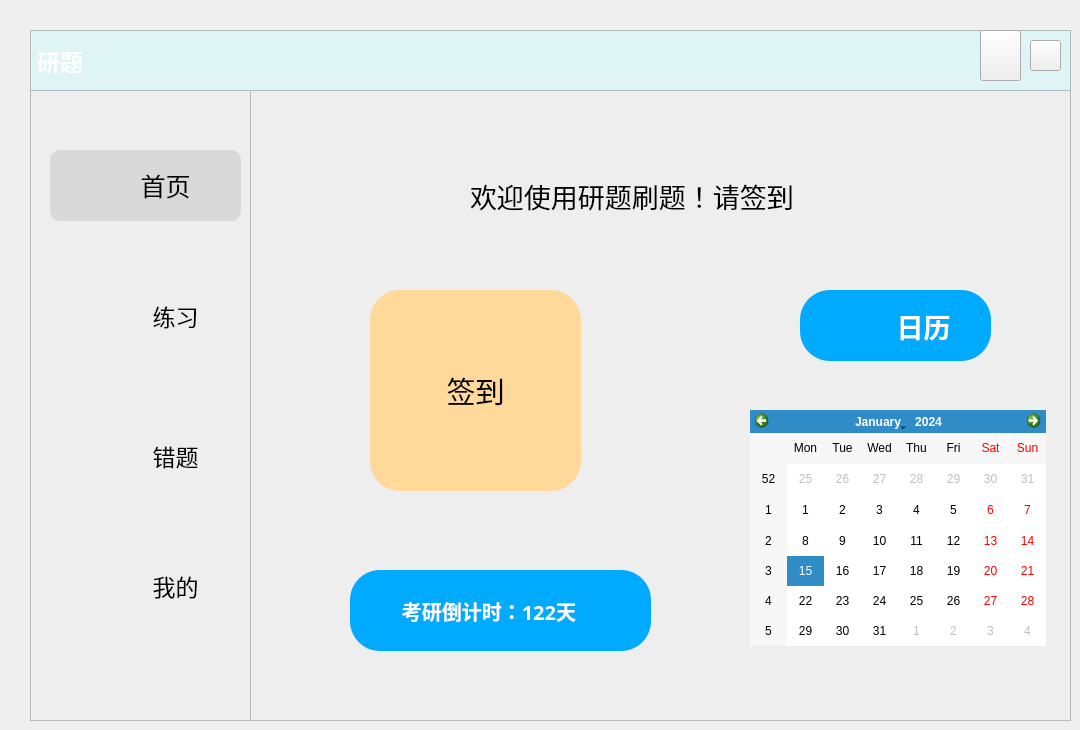
   <widget class="QWidget" name="page">
    <widget class="QLabel" name="label_right">
     <property name="enabled">
      <bool>true</bool>
     </property>
     <property name="geometry">
      <rect>
       <x>250</x>
       <y>30</y>
       <width>821</width>
       <height>691</height>
      </rect>
     </property>
     <property name="styleSheet">
      <string notr="true">QFrame{
	background-color: rgb(238, 238, 238);
}</string>
     </property>
     <property name="frameShape">
      <enum>QFrame::StyledPanel</enum>
     </property>
     <property name="frameShadow">
      <enum>QFrame::Sunken</enum>
     </property>
     <property name="text">
      <string/>
     </property>
    </widget>
    <widget class="QLabel" name="label_sign">
     <property name="geometry">
      <rect>
       <x>450</x>
       <y>430</y>
       <width>51</width>
       <height>51</height>
      </rect>
     </property>
     <property name="styleSheet">
      <string notr="true">image: url(:/新前缀/签到.png);</string>
     </property>
     <property name="text">
      <string/>
     </property>
    </widget>
    <widget class="QPushButton" name="bt_sign_in">
     <property name="geometry">
      <rect>
       <x>370</x>
       <y>290</y>
       <width>211</width>
       <height>201</height>
      </rect>
     </property>
     <property name="font">
      <font>
       <family>微软雅黑</family>
       <pointsize>22</pointsize>
      </font>
     </property>
     <property name="cursor">
      <cursorShape>PointingHandCursor</cursorShape>
     </property>
     <property name="styleSheet">
      <string notr="true">QPushButton{
	background-color: rgb(255, 217, 154);
	border-radius:30px

}
QPushButton:hover{
	background-color: rgb(255, 217, 180);
	border-radius:30px

}
QPushButton:pressed{
	background-color: rgb(255, 180, 154);
}</string>
     </property>
     <property name="text">
      <string>签到</string>
     </property>
    </widget>
    <widget class="QCalendarWidget" name="calendarWidget">
     <property name="geometry">
      <rect>
       <x>750</x>
       <y>410</y>
       <width>296</width>
       <height>236</height>
      </rect>
     </property>
     <property name="cursor">
      <cursorShape>ArrowCursor</cursorShape>
     </property>
    </widget>
    <widget class="QPushButton" name="Bt_minimise">
     <property name="geometry">
      <rect>
       <x>980</x>
       <y>30</y>
       <width>41</width>
       <height>51</height>
      </rect>
     </property>
     <property name="styleSheet">
      <string notr="true">
QPushButton{
	
	border-image: url(:/新前缀/最小化.png);
}
QPushButton:hover{
	background-color: rgb(217, 217, 217);
	border-radius:30px
}
QPushButton:pressed{
	padding-left:5px;
	padding-top:5px;
}</string>
     </property>
     <property name="text">
      <string/>
     </property>
     <property name="icon">
      <iconset>
       <normaloff>:/icon/res/icon/最小化.png</normaloff>:/icon/res/icon/最小化.png</iconset>
     </property>
    </widget>
    <widget class="QPushButton" name="Bt_calendar">
     <property name="geometry">
      <rect>
       <x>800</x>
       <y>290</y>
       <width>191</width>
       <height>71</height>
      </rect>
     </property>
     <property name="font">
      <font>
       <family>微软雅黑</family>
       <pointsize>20</pointsize>
       <weight>75</weight>
       <bold>true</bold>
      </font>
     </property>
     <property name="cursor">
      <cursorShape>ArrowCursor</cursorShape>
     </property>
     <property name="styleSheet">
      <string notr="true">QPushButton{
	background-color: rgb(0, 170, 255);
	color: rgb(255, 255, 255);
	border-radius:30px

}
</string>
     </property>
     <property name="text">
      <string>        日历</string>
     </property>
    </widget>
    <widget class="QLabel" name="label_welcome">
     <property name="geometry">
      <rect>
       <x>470</x>
       <y>140</y>
       <width>411</width>
       <height>111</height>
      </rect>
     </property>
     <property name="font">
      <font>
       <family>微软雅黑</family>
       <pointsize>20</pointsize>
      </font>
     </property>
     <property name="text">
      <string>欢迎使用研题刷题！请签到</string>
     </property>
    </widget>
    <widget class="QLabel" name="head_background">
     <property name="geometry">
      <rect>
       <x>30</x>
       <y>30</y>
       <width>1041</width>
       <height>61</height>
      </rect>
     </property>
     <property name="font">
      <font>
       <family>微软雅黑</family>
       <pointsize>17</pointsize>
       <weight>75</weight>
       <bold>true</bold>
      </font>
     </property>
     <property name="styleSheet">
      <string notr="true">background-color: rgb(222, 244, 245);
background-image: url(:/新前缀/背景1.png);
color: rgb(255, 255, 255);</string>
     </property>
     <property name="frameShape">
      <enum>QFrame::StyledPanel</enum>
     </property>
     <property name="frameShadow">
      <enum>QFrame::Sunken</enum>
     </property>
     <property name="text">
      <string>研题</string>
     </property>
    </widget>
    <widget class="QLabel" name="label_piccount">
     <property name="geometry">
      <rect>
       <x>360</x>
       <y>580</y>
       <width>51</width>
       <height>51</height>
      </rect>
     </property>
     <property name="styleSheet">
      <string notr="true">image: url(:/新前缀/倒计时.png);</string>
     </property>
     <property name="text">
      <string/>
     </property>
    </widget>
    <widget class="QLabel" name="label_numcount">
     <property name="geometry">
      <rect>
       <x>350</x>
       <y>570</y>
       <width>301</width>
       <height>81</height>
      </rect>
     </property>
     <property name="font">
      <font>
       <family>微软雅黑</family>
       <pointsize>15</pointsize>
       <weight>75</weight>
       <bold>true</bold>
      </font>
     </property>
     <property name="styleSheet">
      <string notr="true">background-color: rgb(0, 170, 255);
color: rgb(255, 255, 255);
border-radius:30px</string>
     </property>
     <property name="frameShape">
      <enum>QFrame::NoFrame</enum>
     </property>
     <property name="text">
      <string>          考研倒计时：122天</string>
     </property>
    </widget>
    <widget class="QPushButton" name="Bt_exit">
     <property name="geometry">
      <rect>
       <x>1030</x>
       <y>40</y>
       <width>31</width>
       <height>31</height>
      </rect>
     </property>
     <property name="styleSheet">
      <string notr="true">

QPushButton{
	
	border-image: url(:/新前缀/关闭窗口.png);
	

}
QPushButton:hover{
	
	background-color: rgb(255, 0, 0);
	border-radius:30px
}
QPushButton:pressed{
	padding-left:5px;
	padding-top:5px;
}</string>
     </property>
     <property name="text">
      <string/>
     </property>
    </widget>
    <widget class="QFrame" name="frame_left">
     <property name="geometry">
      <rect>
       <x>30</x>
       <y>30</y>
       <width>221</width>
       <height>691</height>
      </rect>
     </property>
     <property name="styleSheet">
      <string notr="true">QFrame{
	background-color: rgb(238, 238, 238);
	
}</string>
     </property>
     <property name="frameShape">
      <enum>QFrame::StyledPanel</enum>
     </property>
     <property name="frameShadow">
      <enum>QFrame::Sunken</enum>
     </property>
     <property name="lineWidth">
      <number>0</number>
     </property>
     <widget class="QPushButton" name="Bt_wrong">
      <property name="geometry">
       <rect>
        <x>80</x>
        <y>390</y>
        <width>131</width>
        <height>71</height>
       </rect>
      </property>
      <property name="font">
       <font>
        <family>微软雅黑</family>
        <pointsize>17</pointsize>
       </font>
      </property>
      <property name="cursor">
       <cursorShape>PointingHandCursor</cursorShape>
      </property>
      <property name="styleSheet">
       <string notr="true">QPushButton{
	border-radius:30px

}
QPushButton:hover{
	background-color: rgb(217, 217, 217);
	border-radius:30px

}
QPushButton:pressed{
padding-left:5px;
	padding-top:5px;
	background-color: rgb(242, 255, 254);
}</string>
      </property>
      <property name="text">
       <string>错题</string>
      </property>
     </widget>
     <widget class="QFrame" name="frame_chosen">
      <property name="geometry">
       <rect>
        <x>20</x>
        <y>120</y>
        <width>191</width>
        <height>71</height>
       </rect>
      </property>
      <property name="font">
       <font>
        <family>微软雅黑</family>
       </font>
      </property>
      <property name="styleSheet">
       <string notr="true">background-color: rgb(217, 217, 217);
border-radius:10px;
</string>
      </property>
      <property name="frameShape">
       <enum>QFrame::StyledPanel</enum>
      </property>
      <property name="frameShadow">
       <enum>QFrame::Raised</enum>
      </property>
      <widget class="QPushButton" name="Bt_main">
       <property name="geometry">
        <rect>
         <x>50</x>
         <y>0</y>
         <width>131</width>
         <height>71</height>
        </rect>
       </property>
       <property name="font">
        <font>
         <family>微软雅黑</family>
         <pointsize>19</pointsize>
         <weight>50</weight>
         <italic>false</italic>
         <bold>false</bold>
         <underline>false</underline>
         <strikeout>false</strikeout>
        </font>
       </property>
       <property name="cursor">
        <cursorShape>PointingHandCursor</cursorShape>
       </property>
       <property name="styleSheet">
        <string notr="true">QPushButton{
	color: rgb(0, 0, 0);
	color: rgb(0, 0, 0);
	border-radius:30px
}
QPushButton:pressed{
	padding-left:5px;
	padding-top:5px;
}
</string>
       </property>
       <property name="text">
        <string>首页</string>
       </property>
      </widget>
      <widget class="QLabel" name="label_main">
       <property name="geometry">
        <rect>
         <x>0</x>
         <y>10</y>
         <width>61</width>
         <height>51</height>
        </rect>
       </property>
       <property name="styleSheet">
        <string notr="true">image: url(:/新前缀/首页.png);</string>
       </property>
       <property name="text">
        <string/>
       </property>
      </widget>
     </widget>
     <widget class="QPushButton" name="Bt_mine">
      <property name="geometry">
       <rect>
        <x>80</x>
        <y>520</y>
        <width>131</width>
        <height>71</height>
       </rect>
      </property>
      <property name="font">
       <font>
        <family>微软雅黑</family>
        <pointsize>17</pointsize>
        <weight>50</weight>
        <bold>false</bold>
       </font>
      </property>
      <property name="cursor">
       <cursorShape>PointingHandCursor</cursorShape>
      </property>
      <property name="styleSheet">
       <string notr="true">QPushButton{
	border-radius:30px

}
QPushButton:hover{
	background-color: rgb(217, 217, 217);
	border-radius:30px

}
QPushButton:pressed{
padding-left:5px;
	padding-top:5px;
	background-color: rgb(242, 255, 254);
}</string>
      </property>
      <property name="text">
       <string>我的</string>
      </property>
     </widget>
     <widget class="QPushButton" name="Bt_exercise">
      <property name="geometry">
       <rect>
        <x>80</x>
        <y>250</y>
        <width>131</width>
        <height>71</height>
       </rect>
      </property>
      <property name="font">
       <font>
        <family>微软雅黑</family>
        <pointsize>17</pointsize>
        <weight>50</weight>
        <bold>false</bold>
       </font>
      </property>
      <property name="cursor">
       <cursorShape>PointingHandCursor</cursorShape>
      </property>
      <property name="styleSheet">
       <string notr="true">QPushButton{
	border-radius:30px

}
QPushButton:hover{
	background-color: rgb(217, 217, 217);
	border-radius:30px
}
QPushButton:pressed{
padding-left:5px;
	padding-top:5px;
	background-color: rgb(242, 255, 254);
}
</string>
      </property>
      <property name="text">
       <string>练习</string>
      </property>
     </widget>
     <widget class="QLabel" name="label_exercise">
      <property name="geometry">
       <rect>
        <x>20</x>
        <y>260</y>
        <width>61</width>
        <height>51</height>
       </rect>
      </property>
      <property name="styleSheet">
       <string notr="true">image: url(:/新前缀/练习.png);</string>
      </property>
      <property name="text">
       <string/>
      </property>
     </widget>
     <widget class="QLabel" name="label_wrong">
      <property name="geometry">
       <rect>
        <x>20</x>
        <y>400</y>
        <width>61</width>
        <height>51</height>
       </rect>
      </property>
      <property name="styleSheet">
       <string notr="true">image: url(:/新前缀/错题.png);</string>
      </property>
      <property name="text">
       <string/>
      </property>
     </widget>
     <widget class="QLabel" name="label_mine">
      <property name="geometry">
       <rect>
        <x>20</x>
        <y>530</y>
        <width>61</width>
        <height>51</height>
       </rect>
      </property>
      <property name="styleSheet">
       <string notr="true">image: url(:/新前缀/我的.png);</string>
      </property>
      <property name="text">
       <string/>
      </property>
     </widget>
    </widget>
    <widget class="QLabel" name="label_calendar">
     <property name="geometry">
      <rect>
       <x>830</x>
       <y>300</y>
       <width>51</width>
       <height>51</height>
      </rect>
     </property>
     <property name="styleSheet">
      <string notr="true">image: url(:/新前缀/日历.png);</string>
     </property>
     <property name="text">
      <string/>
     </property>
    </widget>
    <zorder>label_right</zorder>
    <zorder>label_numcount</zorder>
    <zorder>label_sign</zorder>
    <zorder>bt_sign_in</zorder>
    <zorder>calendarWidget</zorder>
    <zorder>Bt_calendar</zorder>
    <zorder>label_welcome</zorder>
    <zorder>frame_left</zorder>
    <zorder>label_calendar</zorder>
    <zorder>head_background</zorder>
    <zorder>Bt_minimise</zorder>
    <zorder>Bt_exit</zorder>
    <zorder>label_piccount</zorder>
   </widget>
